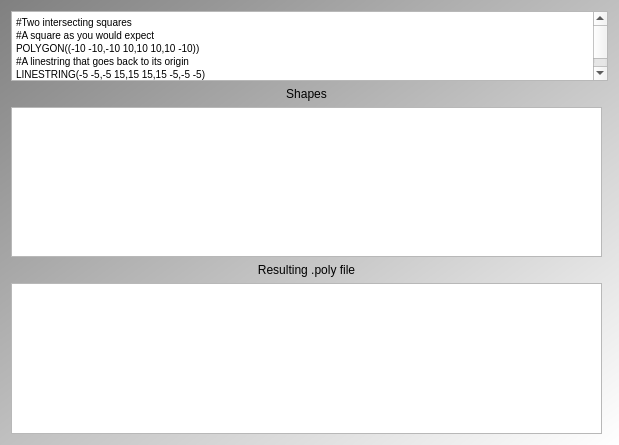
<?xml version="1.0" encoding="UTF-8"?>
<ui version="4.0">
 <class>QtTestPolyFileFromPolygonsMainDialog</class>
 <widget class="QDialog" name="QtTestPolyFileFromPolygonsMainDialog">
  <property name="windowModality">
   <enum>Qt::ApplicationModal</enum>
  </property>
  <property name="geometry">
   <rect>
    <x>0</x>
    <y>0</y>
    <width>619</width>
    <height>445</height>
   </rect>
  </property>
  <property name="sizePolicy">
   <sizepolicy hsizetype="Maximum" vsizetype="Maximum">
    <horstretch>0</horstretch>
    <verstretch>0</verstretch>
   </sizepolicy>
  </property>
  <property name="windowTitle">
   <string>TestPolyFileFromPolygons</string>
  </property>
  <property name="windowIcon">
   <iconset resource="TestPolyFileFromPolygons.qrc">
    <normaloff>:/ToolTestPolyFileFromPolygons/TestPolyFileFromPolygonsIcon.png</normaloff>:/ToolTestPolyFileFromPolygons/TestPolyFileFromPolygonsIcon.png</iconset>
  </property>
  <property name="styleSheet">
   <string notr="true">QDialog { 
background-color: qlineargradient(x1: 0, y1: 0, x2: 1, y2: 1, stop: 0  #808080, stop: 1 #ffffff);
}

QWidget { font: bold, &quot;Courier New&quot;, courier, monospace }
QPushButton { font: 18 px  }
QTabWidget { font: 12 px  }
QLabel { font: 12px }
QComboBox { font: 12px }
QPlainTextEdit { font: 10px }

</string>
  </property>
  <layout class="QGridLayout" name="gridLayout">
   <item row="3" column="0">
    <widget class="QLabel" name="label">
     <property name="text">
      <string>Resulting .poly file</string>
     </property>
     <property name="alignment">
      <set>Qt::AlignCenter</set>
     </property>
    </widget>
   </item>
   <item row="2" column="0">
    <widget class="ribi::QtNavigationableGraphicsView" name="view">
     <property name="sizePolicy">
      <sizepolicy hsizetype="Expanding" vsizetype="Expanding">
       <horstretch>0</horstretch>
       <verstretch>0</verstretch>
      </sizepolicy>
     </property>
     <property name="minimumSize">
      <size>
       <width>0</width>
       <height>0</height>
      </size>
     </property>
    </widget>
   </item>
   <item row="1" column="0">
    <widget class="QLabel" name="label_shapes">
     <property name="text">
      <string>Shapes</string>
     </property>
     <property name="alignment">
      <set>Qt::AlignCenter</set>
     </property>
    </widget>
   </item>
   <item row="0" column="0" colspan="2">
    <widget class="QPlainTextEdit" name="edit_shapes">
     <property name="sizePolicy">
      <sizepolicy hsizetype="Expanding" vsizetype="Maximum">
       <horstretch>0</horstretch>
       <verstretch>0</verstretch>
      </sizepolicy>
     </property>
     <property name="maximumSize">
      <size>
       <width>16777215</width>
       <height>100</height>
      </size>
     </property>
     <property name="lineWrapMode">
      <enum>QPlainTextEdit::NoWrap</enum>
     </property>
     <property name="plainText">
      <string>#Two intersecting squares
#A square as you would expect
POLYGON((-10 -10,-10 10,10 10,10 -10))
#A linestring that goes back to its origin
LINESTRING(-5 -5,-5 15,15 15,15 -5,-5 -5)</string>
     </property>
    </widget>
   </item>
   <item row="4" column="0">
    <widget class="QPlainTextEdit" name="text_file"/>
   </item>
  </layout>
 </widget>
 <layoutdefault spacing="6" margin="11"/>
 <customwidgets>
  <customwidget>
   <class>ribi::QtNavigationableGraphicsView</class>
   <extends>QGraphicsView</extends>
   <header>qtnavigationablegraphicsview.h</header>
  </customwidget>
 </customwidgets>
 <resources>
  <include location="TestPolyFileFromPolygons.qrc"/>
 </resources>
 <connections/>
</ui>
